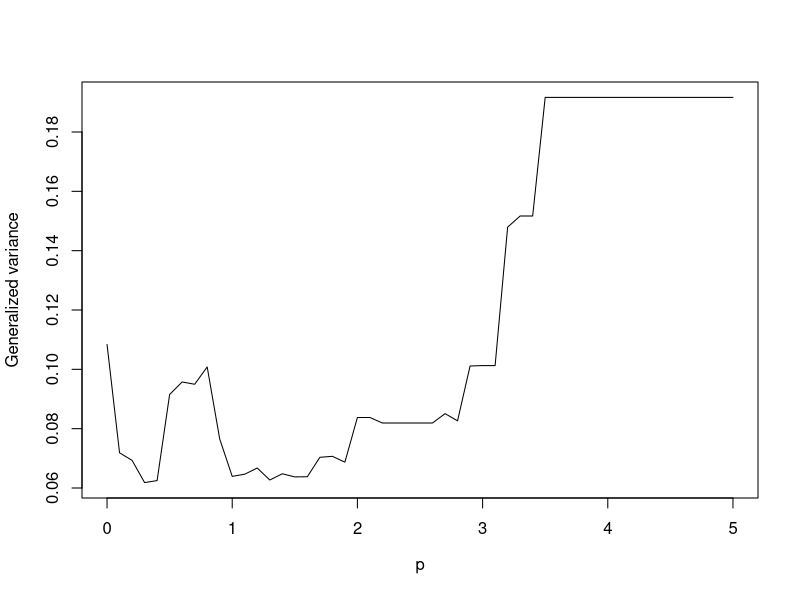
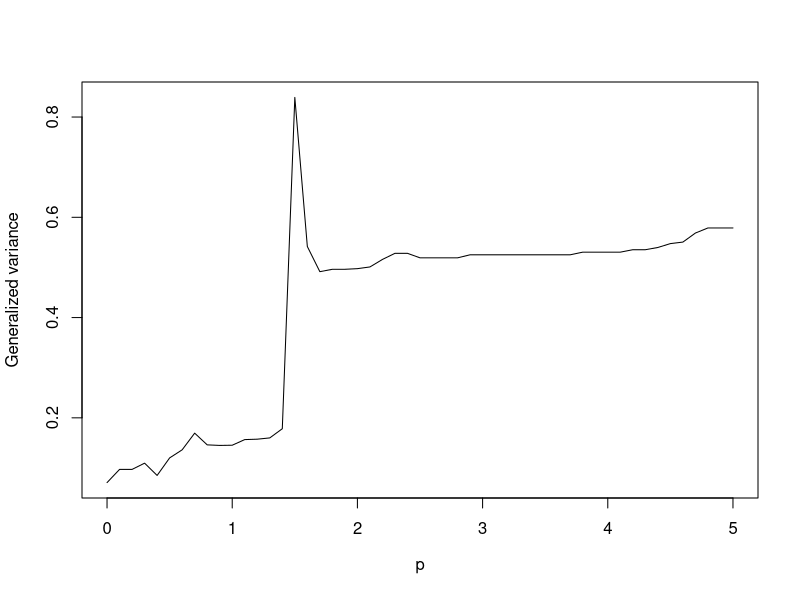
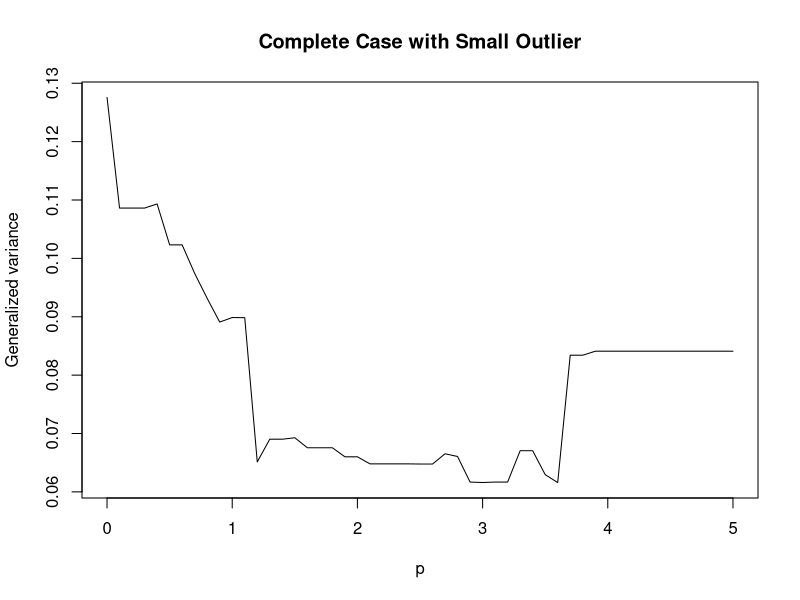
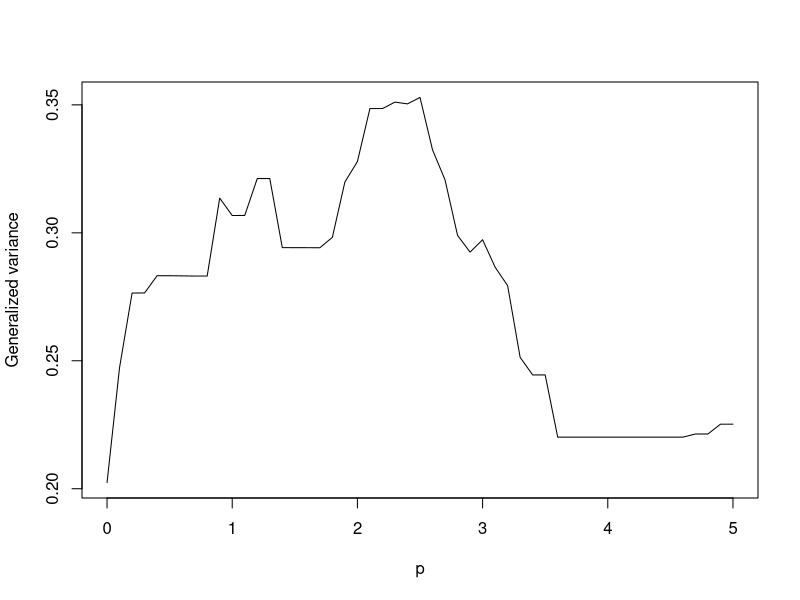
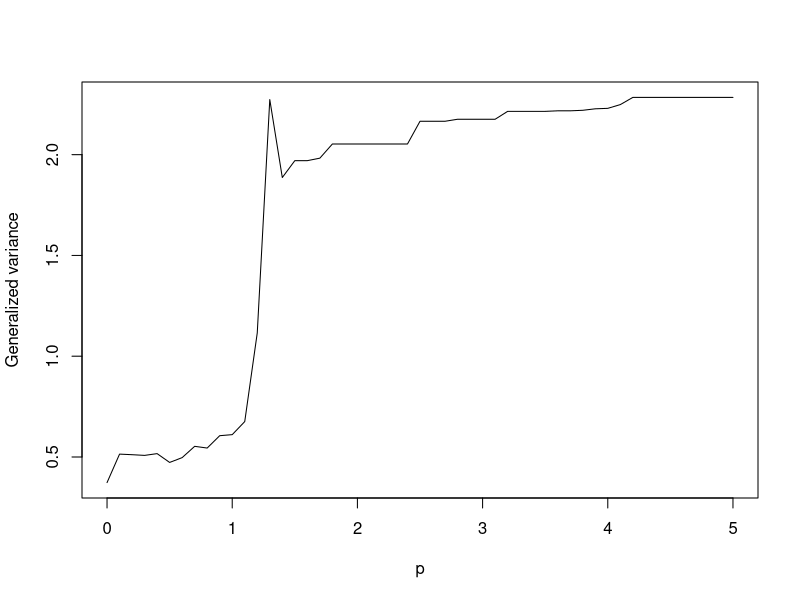
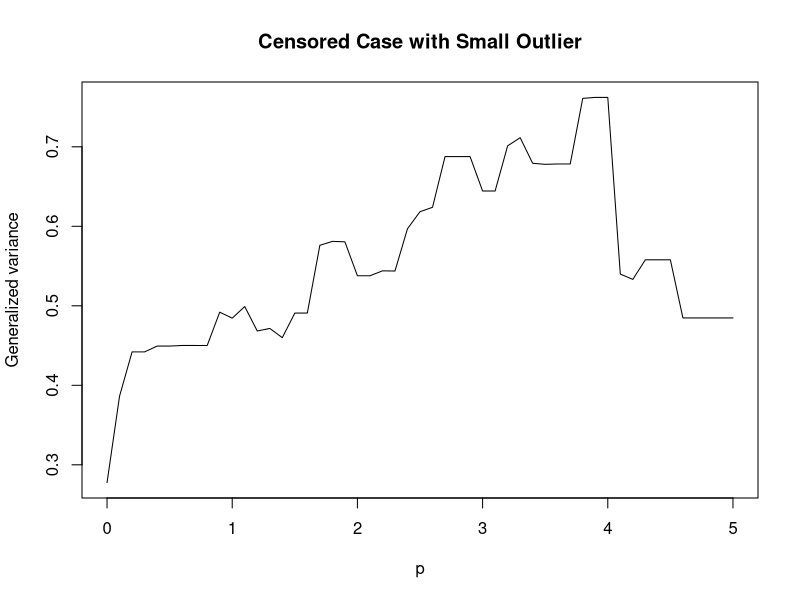
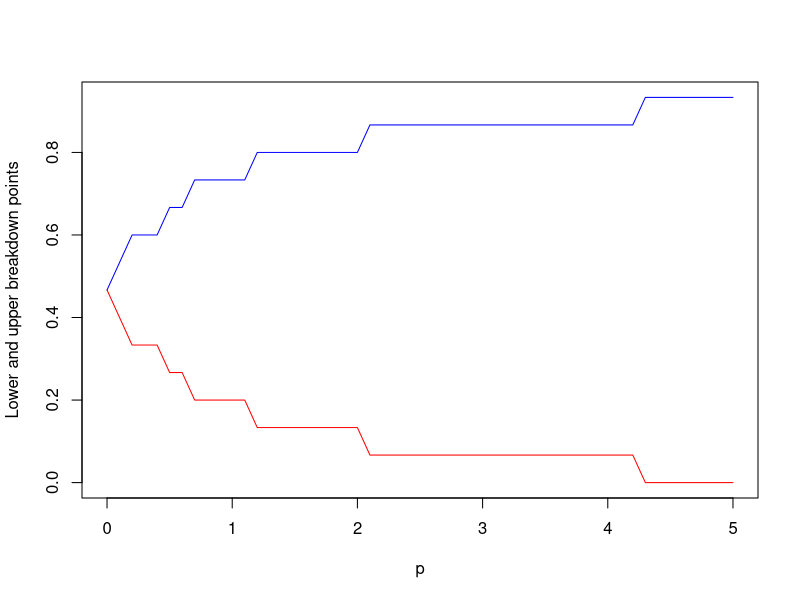
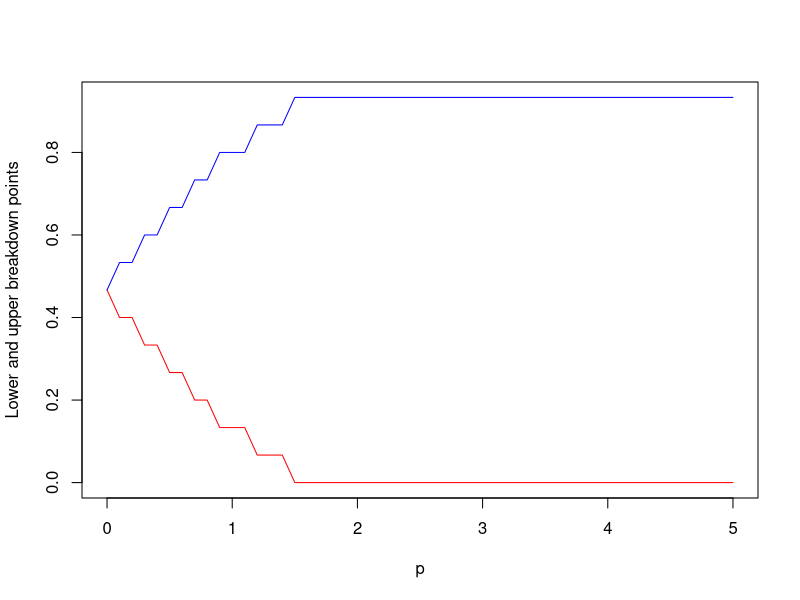

Write the R code that produced these figures, in order.
# -------------------------------------------
# code: functions
# -------------------------------------------

# -------------------------------------------
# weighted median 
# -------------------------------------------
weighted.median <- function(x, w, interpolation=0.5) { 
  # Preparation
  if (missing(w)) w = rep(1L,length(x))
  if (length(w) != length(x)) stop("'x' and 'w' must have the same length")
  
  x = as.double(as.vector(x))
  w = as.double(as.vector(w))
  ok= complete.cases(x,w); x=x[ok]; w=w[ok]
  
  stopifnot(all(w >= 0))
  if(all(w <= 0)) stop("All weights are zero", call.=FALSE)
  
  orderx = order(x)
  x = x[orderx]
  w = w[orderx] / sum(w)
  Fn = cumsum(w)
  tiny = sqrt(.Machine$double.eps)
  
  # Main part
  if ( all( abs(Fn-0.5)>tiny ) ) {  # any values of Fn is not 1/2.
    k = sum( Fn < 0.5 )
    return( x[k+1] )
  } else {
    k = which.min ( signif(abs(Fn-0.5),digits=12) ) # Find k with Fn=0.5
    if (w[k+1] < tiny) {   # check if w[k+1] == 0 
      return( x[k+1] )
    } else {
      return( (1-interpolation)*x[k] + interpolation*x[k+1] )
    }
  }
}


# -----------------------------------------------
# power weighted repeated median
# -----------------------------------------------
Repeated.W.Median <- function (x,y, weight=TRUE, power=p) {
  n = length(x)
  dx = outer(x,x,"-"); dy = outer(y,y,"-");
  slope1 = dy/dx   #(yi-yj)/(xi-xj)
  weight1 = abs(dx)^power 
  slope2  = matrix( t(slope1)[lower.tri(slope1)  |upper.tri(slope1) ], byrow=TRUE, nrow=n)
  weight2 = matrix( t(weight1)[lower.tri(weight1)|upper.tri(weight1)], byrow=TRUE, nrow=n)
  tmp = numeric(n)
  if (weight) { 
    for ( j in 1L:n ) tmp[j] = weighted.median(slope2[j,], w=weight2[j,] )
  } else {
    for ( j in 1L:n ) tmp[j] = median(slope2[j,])
  }
  slope = median(tmp)
  intercept = median(y-slope*x)
  return(c(intercept,slope))
}

# -------------------------------------------
# MSE fn
# -------------------------------------------
#x is lambda, y is mu

MSE.gen = function(x,y, mux=lambda, muy=mu) {
  N = length(x)
  a11 = sum( (x-mux)^2 )
  a22 = sum( (y-muy)^2 )
  a12 = sum( (x-mux)*(y-muy) )
  S = 1/N * matrix( c(a11,a12,a12,a22), nrow=2)
  det(S)
}


# -------------------------------------------
# Pars estimate from LOOCV
# -------------------------------------------
##1-Complete case
##calculate generalized variance with given p value

loocv_params1 <- function(x, lambda=0.038, mu=4.291, p) {
  n <- length(x)
  lambda_est <- numeric(n)
  mu_est <- numeric(n)
  m <- (n-1)
  pi1<-rep(0,m)
  for(j in 1:m){
    if(m<=10){
      pi1[j]<-(j-3/8)/(m+0.25)
    }
    else{
      pi1[j]<-(j-0.5)/m
    }
  }
  pi <- sqrt(-log(1-pi1))
  y1 <- pi[1:m]
  
  for (i in 1:n) {
    # delete the i-th observation
    train_set <- x[-i]
    x1 <- sort(train_set)
    # estimate pars with the train_set
    pars_train <- Repeated.W.Median(x1, y1, weight=TRUE, power=p)
    lambda_est[i] <- pars_train[1]
    mu_est[i] <- pars_train[2]
  }
  ans <- MSE.gen (x=lambda_est, y=mu_est, mux=lambda, muy=mu)
  return(ans)
}

##2-Complete case with extreme large outlier: delta=max{xi}+4*sigma
##calculate generalized variance with given p value
loocv_params2 <- function(x, lambda=0.038, mu=4.291, p) {
  n <- length(x)
  lambda_est <- numeric(n)
  mu_est <- numeric(n)
  order_sample <- sort(x)
  delta <- order_sample[n]+4*(sd(x))
  new_sample <- replace(x, 1, delta)
  m <- (n-1)
  pi1<-rep(0,m)
  for(j in 1:m){
    if(m<=10){
      pi1[j]<-(j-3/8)/(m+0.25)
    }
    else{
      pi1[j]<-(j-0.5)/m
    }
  }
  pi <- sqrt(-log(1-pi1))
  y1 <- pi[1:m]
  
  for (i in 1:n) {
    train_set <- new_sample[-i]
    x1 <- sort(train_set)
    pars_train <- Repeated.W.Median(x1, y1, weight=TRUE, power=p)
    lambda_est[i] <- pars_train[1]
    mu_est[i] <- pars_train[2]
  }
  ans <- MSE.gen (x=lambda_est, y=mu_est, mux=lambda, muy=mu)
  return(ans)
}

##3-Complete case with extreme small outlier01: delta=mu+0.05
##calculate generalized variance with given p value
loocv_params3 <- function(x, lambda=0.038, mu=4.291, p) {
  n <- length(x)
  lambda_est <- numeric(n)
  mu_est <- numeric(n)
  order_sample <- sort(x)
  delta <- mu+0.05
  new_sample <- replace(x, 1, delta)
  m <- (n-1)
  pi1<-rep(0,m)
  for(j in 1:m){
    if(m<=10){
      pi1[j]<-(j-3/8)/(m+0.25)
    }
    else{
      pi1[j]<-(j-0.5)/m
    }
  }
  pi <- sqrt(-log(1-pi1))
  y1 <- pi[1:m]
  
  for (i in 1:n) {
    train_set <- new_sample[-i]
    x1 <- sort(train_set)
    pars_train <- Repeated.W.Median(x1, y1, weight=TRUE, power=p)
    lambda_est[i] <- pars_train[1]
    mu_est[i] <- pars_train[2]
  }
  ans <- MSE.gen (x=lambda_est, y=mu_est, mux=lambda, muy=mu)
  return(ans)
}

##4-Complete case with extreme small outlier02: compare (mu+0.05) and outlier from left shifting 
##calculate generalized variance with given p value
loocv_params4 <- function(x, lambda, mu, p) {
  n <- length(x)
  lambda_est <- numeric(n)
  mu_est <- numeric(n)
  order_sample <- sort(x)
  left_outlier <- order_sample[1]-4*(sd(x))
  if(left_outlier>mu){
    delta<- min(left_outlier, mu+0.05)
  }else{
    delta <- (mu+0.05)
  }
  new_sample <- replace(x, 1, delta)
  m <- (n-1)
  pi1<-rep(0,m)
  for(j in 1:m){
    if(m<=10){
      pi1[j]<-(j-3/8)/(m+0.25)
    }
    else{
      pi1[j]<-(j-0.5)/m
    }
  }
  pi <- sqrt(-log(1-pi1))
  y1 <- pi[1:m]
  
  for (i in 1:n) {
    train_set <- new_sample[-i]
    x1 <- sort(train_set)
    pars_train <- Repeated.W.Median(x1, y1, weight=TRUE, power=p)
    lambda_est[i] <- pars_train[1]
    mu_est[i] <- pars_train[2]
  }
  ans <- MSE.gen (x=lambda_est, y=mu_est, mux=lambda, muy=mu)
  return(ans)
}

##For p=0(0.1)5, calculate generalized variance"Complete Case for Rayleigh"
VAR.gen1 <- function(sample, lambda=0.038, mu=4.291, a=0, b=5, deltax=0.1) {
  n <- (b-a)/deltax
  var_est <- numeric(n)
  p <- numeric(n+1)
  for (i in 1:(n+1)) {
    p[i] <- a+deltax*(i-1)
    var_est[i] <- loocv_params1(sample, lambda, mu, p[i])
  }
  ans <- var_est
}


##For p=0(0.1)5, calculate generalized variance"Complete Case with Large Outlier"
VAR.gen2 <- function(sample, lambda, mu, a=0, b=5, deltax=0.1) {
  n <- (b-a)/deltax
  var_est <- numeric(n)
  p <- numeric(n+1)
  for (i in 1:(n+1)) {
    p[i] <- a+deltax*(i-1)
    var_est[i] <- loocv_params2(sample, lambda, mu, p[i])
  }
  ans <- var_est
}


##For p=0(0.1)5, calculate generalized variance"Complete Case with Small Outlier"
VAR.gen3 <- function(sample, lambda=0.038, mu=4.291, a=0, b=5, deltax=0.1)  {
  n <- (b-a)/deltax
  var_est <- numeric(n)
  p <- numeric(n+1)
  for (i in 1:(n+1)) {
    p[i] <- a+deltax*(i-1)
    ##for small outlier, choose fn loocv_params3 or loocv_params4
    var_est[i] <- loocv_params3(sample, lambda, mu, p[i])
  }
  ans <- var_est
}

##For p=0(0.1)5, calculate generalized variance"Censored Case for Rayleigh"
VAR.gen4 <- function(sample, lambda=0.038, mu=4.291, a=0, b=5, deltax=0.1) {
  n <- (b-a)/deltax
  var_est <- numeric(n)
  p <- numeric(n+1)
  for (i in 1:(n+1)) {
    p[i] <- a+deltax*(i-1)
    var_est[i] <- loocv_params1(sample, lambda, mu, p[i])
  }
  ans <- var_est
}


##For p=0(0.1)5, calculate generalized variance"Censored Case with Large Outlier"
VAR.gen5 <- function(sample, lambda=0.038, mu=4.291, a=0, b=5, deltax=0.1) {
  n <- (b-a)/deltax
  var_est <- numeric(n)
  p <- numeric(n+1)
  for (i in 1:(n+1)) {
    p[i] <- a+deltax*(i-1)
    var_est[i] <- loocv_params2(sample, lambda, mu, p[i])
  }
  ans <- var_est
}


##For p=0(0.1)5, calculate generalized variance"Censored Case with Small Outlier"
VAR.gen6 <- function(sample, lambda=0.038, mu=4.291, a=0, b=5, deltax=0.1) {
  n <- (b-a)/deltax
  var_est <- numeric(n)
  p <- numeric(n+1)
  for (i in 1:(n+1)) {
    p[i] <- a+deltax*(i-1)
    var_est[i] <- loocv_params3(sample, lambda, mu, p[i])
  }
  ans <- var_est
}

##Lower and upper breakdown point
RM.breakdown.point <- function(x, power) {
  x = sort(x)
  n = length(x)
  dx = outer(x,x,"-");
  weight1 = abs(dx)^power 
  weight2 = matrix( t(weight1)[lower.tri(weight1)|upper.tri(weight1)], byrow=TRUE, nrow=n)
  WU = t( apply(weight2, 1, sort) ) 
  WL = t( apply(weight2, 1, sort, decreasing=TRUE) )
  BU = numeric(n)  # Breakdown (Upper)
  BL = numeric(n)  # Breakdown (Lower)
  for ( i in seq_len(n) ) {   
    BU[i] = sum( cumsum(WU[i,])/sum(WU[i,]) < 0.5 )
    BL[i] = sum( cumsum(WL[i,])/sum(WL[i,]) < 0.5 )
  }
  return(list(lower=min(BL)/(n-1), upper=max(BU)/(n-1)))
}


# --------------------------------------------------------------
# code2 for figures 6-7: G.V. from LOOCV
# --------------------------------------------------------------
# Figs 6(a), 6(c), 7(a) and 7(c)

sample <- c(6.96,9.30,6.96,7.24,9.30,4.9,8.42,6.05,10.18,6.82,8.58,7.77,11.94,11.25,12.94,12.94)
lambda=0.038
mu=4.291

##p=0(0.1)5: "Complete Case for Rayleigh"
##calculate generalized variance and plot
y1 <- VAR.gen1(sample, lambda=0.038, mu=4.291, a=0, b=5, deltax=0.1)
plot(x=seq(0,5,by=0.1), y1, type="l", xlab=expression("p"),ylab="Generalized variance")
#plot(x=seq(0,5,by=0.1), y1, type="l", xlab=expression("p"),ylab="Generalized variance", main="Complete data")

##p=0(0.1)5: "Complete Case with Large Outlier"
##calculate generalized variance and plot
y2 <- VAR.gen2(sample, lambda=0.038, mu=4.291, a=0, b=5, deltax=0.1)
plot(x=seq(0,5,by=0.1), y2, type="l", xlab=expression("p"),ylab="Generalized variance")
#plot(x=seq(0,5,by=0.1), y2, type="l", xlab=expression("p"),ylab="Generalized variance", main="Complete data with contamination")

##p=0(0.1)5: "Complete Case with Small Outlier"
##calculate generalized variance and plot
y3 <- VAR.gen3(sample, lambda=0.038, mu=4.291, a=0, b=5, deltax=0.1)
plot(x=seq(0,5,by=0.1), y3, type="l", xlab="p",ylab="Generalized variance", main="Complete Case with Small Outlier")

##generate Type II censored sample: r=14 out of n=16, (1-14/16)=12.5% observations censored
order_samp <- sort(sample)
cens_samp <- order_samp[1:14]

##p=0(0.1)5: "Censored Case for Rayleigh"
##calculate generalized variance and plot
y4 <- VAR.gen4(cens_samp, lambda=0.038, mu=4.291, a=0, b=5, deltax=0.1) 
#plot(x=seq(0,5,by=0.1), y4, type="l", xlab="p",ylab="Generalized variance", main="Censored Case for Rayleigh")
plot(x=seq(0,5,by=0.1), y4, type="l", xlab="p",ylab="Generalized variance")


##p=0(0.1)5: "Censored Case with Large Outlier"
##calculate generalized variance and plot
y5 <- VAR.gen5(cens_samp, lambda=0.038, mu=4.291, a=0, b=5, deltax=0.1) 
#plot(x=seq(0,5,by=0.1), y5, type="l", xlab="p",ylab="Generalized variance", main="Censored Case with Large Outlier")
plot(x=seq(0,5,by=0.1), y5, type="l", xlab="p",ylab="Generalized variance")


##p=0(0.1)5: "Censored Case with Small Outlier"
##calculate generalized variance and plot
y6 <- VAR.gen6(cens_samp, lambda=0.038, mu=4.291, a=0, b=5, deltax=0.1) 
plot(x=seq(0,5,by=0.1), y6, type="l", xlab="p",ylab="Generalized variance", main="Censored Case with Small Outlier")


# --------------------------------------------------------------
# code3 for figures 6-7: Lower and upper breakdown pts
# --------------------------------------------------------------
# Figs 6(b), 6(d), 7(b) and 7(d)

##p=0(0.1)5: calculate lower and upper breakdown point
Lower.Upper.bound <- function(sample, a=0, b=5, deltax=0.1) {
  n <- (b-a)/deltax
  bound_est <- list()
  Lowerbound_est <- numeric(n)
  Upperbound_est <- numeric(n)
  p <- numeric(n+1)
  for (i in 1:(n+1)) {
    p[i] <- a+deltax*(i-1)
    bound_est <- RM.breakdown.point(x=sample, power=p[i])
    Lowerbound_est[i] <- bound_est$lower
    Upperbound_est[i] <- bound_est$upper
  }
  ans <- data.frame(Lowerbound_est, Upperbound_est)
  names(ans) <- c("Lowerbound", "Upperbound")
  return(ans)
}

##complete sample
sample <- c(6.96,9.30,6.96,7.24,9.30,4.9,8.42,6.05,10.18,6.82,8.58,7.77,11.94,11.25,12.94,12.94)

##(1) p=0(0.1)5: "Complete Case for Rayleigh"
##calculate lower and upper breakdown points and plot
y01 <- Lower.Upper.bound(sample, a=0, b=5, deltax=0.1)
y11 <- y01$Lowerbound
y21 <- y01$Upperbound
#plot(x=seq(0,5,by=0.1), y11, col="red", type="l", ylim = range(c(y11, y21)), xlab="p",ylab="Lower and upper breakdown points", main="Complete Case for Rayleigh")
#lines(x=seq(0,5,by=0.1), y21, col="blue", type="l")

plot(x=seq(0,5,by=0.1), y11, col="red", type="l", ylim = range(c(y11, y21)), xlab="p",ylab="Lower and upper breakdown points")
lines(x=seq(0,5,by=0.1), y21, col="blue", type="l")

##(2) p=0(0.1)5: "Complete Case with Large Outlier"
## large outlier generated by 4*sigma shifting
sample <- c(6.96,9.30,6.96,7.24,9.30,4.9,8.42,6.05,10.18,6.82,8.58,7.77,11.94,11.25,12.94,12.94)
n <- length(sample)
order_samp <- sort(sample)
delta2 <- order_samp[n]+4*(sd(sample))
sample2 <- replace(sample, 1, delta2)
##calculate lower and upper breakdown points and plot
y02 <- Lower.Upper.bound(sample2, a=0, b=5, deltax=0.1)
y12 <- y02$Lowerbound
y22 <- y02$Upperbound
#plot(x=seq(0,5,by=0.1), y12, col="red", type="l", ylim = range(c(y12, y22)), xlab="p",ylab="Lower and upper breakdown points", main="Complete Case with Large Outlier")
#lines(x=seq(0,5,by=0.1), y22, col="blue", type="l")
plot(x=seq(0,5,by=0.1), y12, col="red", type="l", ylim = range(c(y12, y22)), xlab="p",ylab="Lower and upper breakdown points")
lines(x=seq(0,5,by=0.1), y22, col="blue", type="l")


##(3) p=0(0.1)5: "Complete Case with Small Outlier"
## small outlier replaced by (mu+0.05)
mu <- 4.291
delta3 <- (mu+0.05)
sample3 <- replace(sample, 1, delta3)
##calculate lower and upper breakdown points and plot
y03 <- Lower.Upper.bound(sample3, a=0, b=5, deltax=0.1)
y13 <- y03$Lowerbound
y23 <- y03$Upperbound
plot(x=seq(0,5,by=0.1), y13, col="red", type="l", ylim = range(c(y13, y23)), xlab="p",ylab="Lower and upper breakdown points", main="Complete Case with Small Outlier")
lines(x=seq(0,5,by=0.1), y23, col="blue", type="l")

##generate Type II censored sample: r=14 out of n=16, 20% observations censored
sample <- c(6.96,9.30,6.96,7.24,9.30,4.9,8.42,6.05,10.18,6.82,8.58,7.77,11.94,11.25,12.94,12.94)
n <- 16
r <- 14
order_samp <- sort(sample)
cens_samp <- order_samp[1:r]

##(4) p=0(0.1)5: "Censored Case for Rayleigh"
##calculate lower and upper breakdown points and plot
y04 <- Lower.Upper.bound(cens_samp, a=0, b=5, deltax=0.1)
y14 <- y04$Lowerbound
y24 <- y04$Upperbound
#plot(x=seq(0,5,by=0.1), y14, col="red", type="l", ylim = range(c(y14, y24)), xlab="p",ylab="Lower and upper breakdown points", main="Censored Case for Rayleigh")
#lines(x=seq(0,5,by=0.1), y24, col="blue", type="l")
plot(x=seq(0,5,by=0.1), y14, col="red", type="l", ylim = range(c(y14, y24)), xlab="p",ylab="Lower and upper breakdown points")
lines(x=seq(0,5,by=0.1), y24, col="blue", type="l")


##(5) p=0(0.1)5: "Censored Case with Large Outlier"
## large outlier generated by 4*sigma shifting
delta5 <- order_samp[n]+4*(sd(sample))
sample5 <- replace(cens_samp, 1, delta5)
##calculate lower and upper breakdown points and plot
y05 <- Lower.Upper.bound(sample5, a=0, b=5, deltax=0.1)
y15 <- y05$Lowerbound
y25 <- y05$Upperbound
plot(x=seq(0,5,by=0.1), y15, col="red", type="l", ylim = range(c(y15, y25)), xlab="p",ylab="Lower and upper breakdown points")
lines(x=seq(0,5,by=0.1), y25, col="blue", type="l")
#plot(x=seq(0,5,by=0.1), y15, col="red", type="l", ylim = range(c(y15, y25)), xlab="p",ylab="Lower and upper breakdown points", main="Censored Case with Large Outlier")
#lines(x=seq(0,5,by=0.1), y25, col="blue", type="l")

##(6) p=0(0.1)5: "Censored Case with Small Outlier"
## small outlier replaced by (mu+0.05)
mu <- 4.291
delta6 <- (mu+0.05)
sample6 <- replace(cens_samp, 1, delta6)
##calculate lower and upper breakdown points and plot
y06 <- Lower.Upper.bound(sample6, a=0, b=5, deltax=0.1)
y16 <- y06$Lowerbound
y26 <- y06$Upperbound
plot(x=seq(0,5,by=0.1), y16, col="red", type="l", ylim = range(c(y16, y26)), xlab="p",ylab="Lower and upper breakdown points", main="Censored Case with Small Outlier")
lines(x=seq(0,5,by=0.1), y26, col="blue", type="l")


# -------------------------------------------
# code0: ks.test for real data
# -------------------------------------------
#pdf of two parameter Rayleigh distribution
rayleigh_pdf <- function(x, mu, lambda) {
  2*lambda*(x-mu)*exp(-lambda* (x-mu)^2)
}

# Kolmogorov-Smirnov test
# ks.test_result <- ks.test(data, "p", fun = rayleigh_cdf)
data <- c(6.96, 9.30, 6.96, 7.24, 9.30, 4.9, 8.42, 6.05, 10.18, 6.82, 8.58, 7.77, 11.94, 11.25, 12.94, 12.94)
ks.test_result <- ks.test(data, "rayleigh_pdf", 4.291, 0.038)
print(ks.test_result)

##alternative method to provide data followed by two parameter Rayleigh distribution
rray.twopar <- function(n, lambda, mu)  
{
  set.seed(123)
  u <- runif(n, min=0, max=1)
  x <- mu+sqrt(-1/lambda*log(1-u))
  return(x)
}

x1 <- c(6.96,9.30,6.96,7.24,9.30,4.9,8.42,6.05,10.18,6.82,8.58,7.77,11.94,11.25,12.94,12.94)
n1 <- length(x1)
x2 <- rray.twopar(n1,0.03792208,4.29057239)
ks.test(x1,x2)

# -------------------------------------------
# qqplot for real-data 
# -------------------------------------------
x1 <- c(6.96, 9.30, 6.96, 7.24, 9.30, 4.9, 8.42, 6.05,
        10.18, 6.82, 8.58, 7.77, 11.94, 11.25, 12.94, 12.94)

rayleigh_pdf <- function(x, mu, lambda) {
  y <- ifelse(x >= mu, 2 * lambda * (x - mu) * exp(-lambda * (x - mu)^2), 0)
  y[y <= 0] <- 1e-10  # avoid log(0)
  return(y)
}

rayleigh_cdf <- function(q, mu, lambda) {
  ifelse(q >= mu, 1 - exp(-lambda * (q - mu)^2), 0)
}

rayleigh_qf <- function(p, mu, lambda) {
  mu + sqrt(-log(1 - p) / lambda)
}

negloglik_rayleigh <- function(params) {
  mu <- params[1]
  lambda <- params[2]
  if (lambda <= 0) return(Inf)
  -sum(log(rayleigh_pdf(x1, mu, lambda)))
}


fit <- optim(par = c(mu = (min(x1) - 0.01), lambda = 0.1),
             fn = negloglik_rayleigh,
             method = "L-BFGS-B",
             lower = c(mu = -Inf, lambda = 1e-6))

mu_hat <- fit$par["mu"]
lambda_hat <- fit$par["lambda"]

# QQ plot
par(mar = c(5, 6, 4, 2)) 
qqplot(rayleigh_qf(ppoints(length(x1)), mu_hat, lambda_hat),
       sort(x1), cex.lab = 1.5, cex.axis = 1.8,
       main = "",
       xlab = "Theoretical Quantiles", ylab = "Sample Quantiles", pch = 19)
abline(0, 1, col = "red", lty = 2, lwd = 3)






